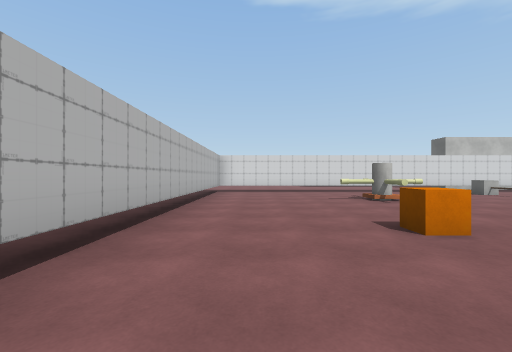
[1] (above)

17 first-person views from a walk through a Unity game level. The camera is 1.3 m above the floor, looks level and sees 90° across. The floor is counted in squares, 2 m on a side. Each view is taken from the middle of a square. On the plan, view 1 faces up. The plan holds only what a view shows up to about 9 squares ahead; the rest is blank. The place goes on beyond the plan. Some surface patterns are stand-ins.

[2]
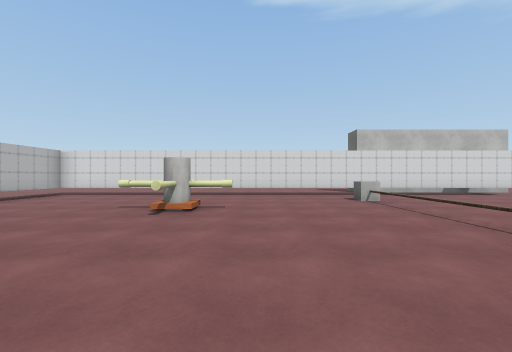

[3]
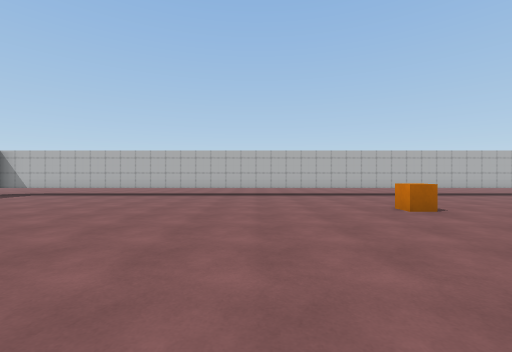

[4]
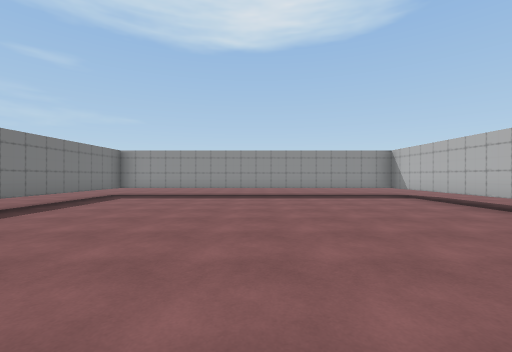

[5]
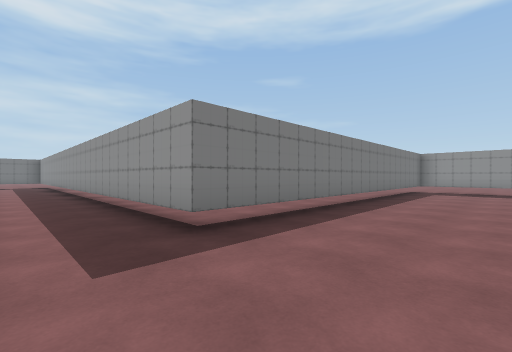

[6]
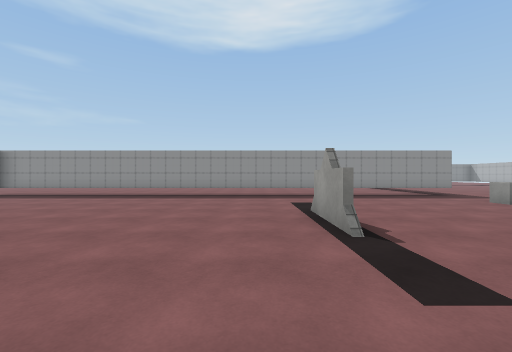

[7]
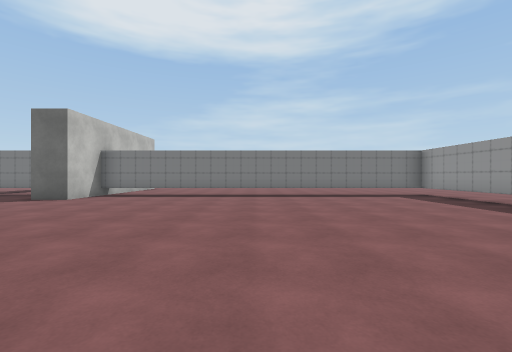

[8]
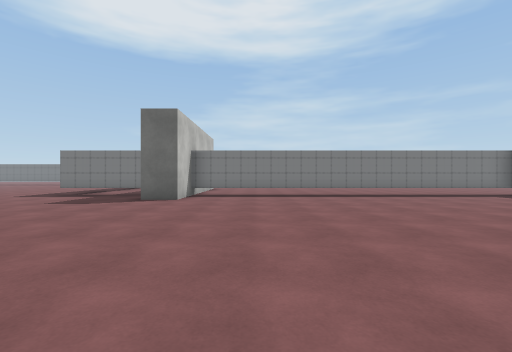

[9]
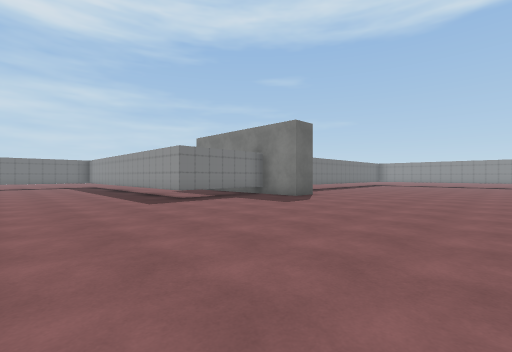

[10]
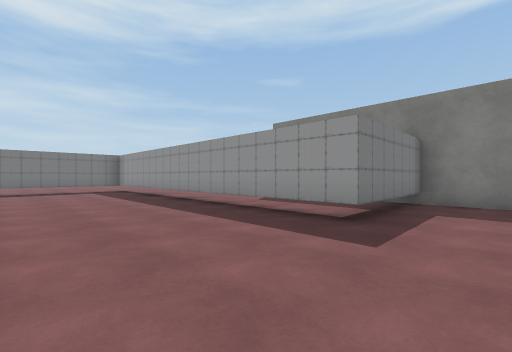

[11]
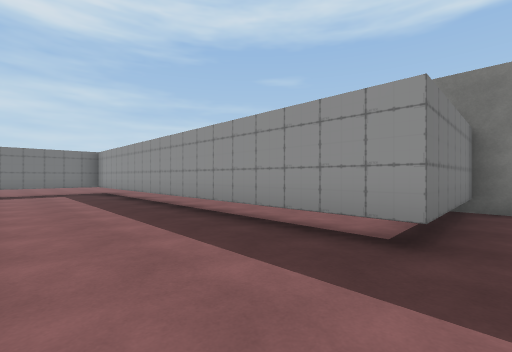

[12]
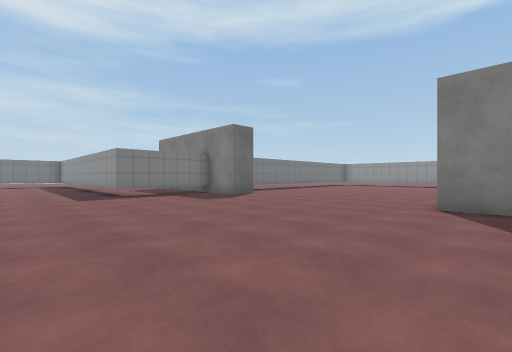

[13]
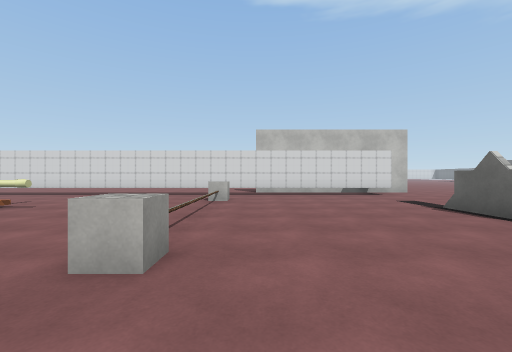

[14]
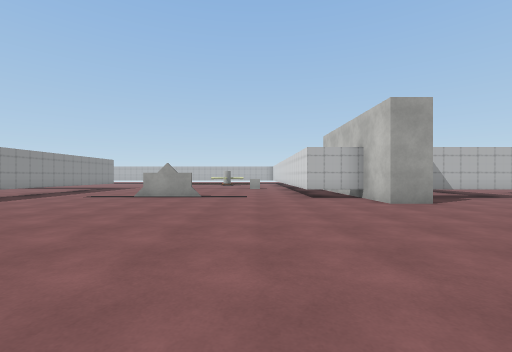

[15]
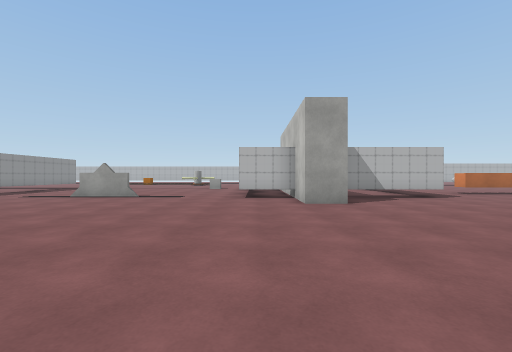

[16]
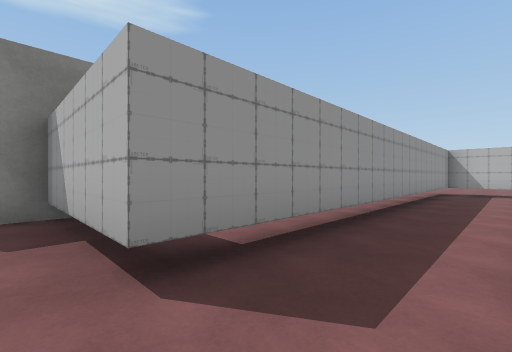

[17]
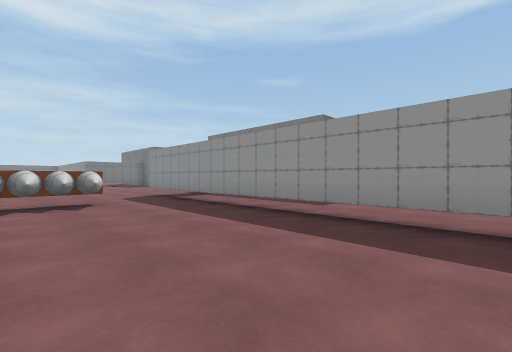

### Floor plan
Key: @ floor where view 1 was taken; # wall or solid block; . floor; / step, stairs or slope; = window, fence, low wall or low ledge; ^ raised ledge; C cube; N cone; O other object.
Columns run from 2 left of view 1 to 33 right of it. Each row starts with its distance up from view 1.
 20        ......N^....................#
 19        ......N^....................#
 18      #.............................#
 17      #.............................#
 16      ###########.........###########
 15                #.........#
 14                #.........#
 13                ##......###
 12               ##.........#
 11 ################.........#
 10 #........................#
  9 #.........C..............#
  8 #....O..../..............#
  7 #....OO.../....=.........#
  6 #....O..../....#.........#
  5 #........./..............#
  4 #........./..............#
  3 #...O....................#
  2 #........................#
  1 #.........################
  0 #.@.......#
 -1 #.........#
 -2 #.........#
 -3 #.........#
 -4 #.........#
 -5 #.........#
 -6 #.........#
 -7 #.........#
 -8 #.........#
 -9 ###########

Positions as (right, up) in squares from view 1, and headings:
1: (0, 0), facing up
2: (5, 2), facing up
3: (7, 0), facing left
4: (3, 0), facing down
5: (5, 3), facing down-right
6: (14, 10), facing down
7: (14, 7), facing right
8: (14, 10), facing right
9: (16, 20), facing down-right
10: (21, 20), facing down-right
11: (22, 19), facing down-right
12: (14, 19), facing down-right
13: (9, 2), facing up
14: (21, 9), facing left
15: (21, 11), facing left
16: (14, 18), facing down-left
17: (5, 20), facing down-right
